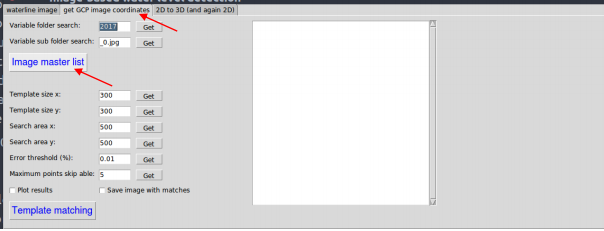
#> input picture img/cap1.PNG, 604 x 231 px
$ python -i cv_classes.py   (imports and definitions only)   (Python 2 division)   (older library calls are emulated)
#> lines starting #> are read from the running program, lines starting #| are printed output that depends on the picture
# Copyright (c) 2021, Fs-Agadir
# All rights reserved.

import os
from PIL import Image
import numpy as np
import pylab as plt
import cv2

import draw_classes as drw


#detect and match image features using algorithms from computer vision
#adapted source code from Jan Erik Solem
class featureDetectMatch:

    def __init__(self):
        pass

    #detect SIFT features using patented SIFT library from Lowe
    # [19 lines left out: functions process_image, read_features_from_file, not called in this run]

    #save detected features including descriptor to file
    def write_features_to_file(self, filename, locs, desc):
        '''Save feature location and descriptor to file.'''
        np.savetxt(filename, np.hstack((locs, desc)))

    #detect features using STAR detector
    # [174 lines left out: functions find_describe_STAR, match_DescriptorsBF, SiftMatchBF, SiftMatchFLANN, match_twosidedSift, not called in this run]

    #detect Harris corner features
    def HarrisCorners(self, image_file, kp_nbr=None, visualize=False, img_import=False):

#> called with image_file = 'img/cap1.PNG', visualize = False, img_import = False
        if img_import:
            image_gray = image_file
        else:
            image = cv2.imread(image_file)
#> image is the input picture: shape (231, 604, 3); mean B, G, R 220.1, 219.2, 219.4
            image_gray = cv2.cvtColor(image,cv2.COLOR_BGR2GRAY)

        image_gray = np.uint8(image_gray)

        '''detect Harris corners'''
        keypoints = cv2.cornerHarris(image_gray,2,3,0.04)
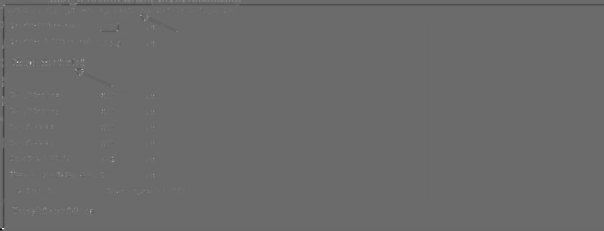
#> keypoints: shape (231, 604) float32; min -0.0158, max 0.0218, mean -1.76e-05; drawn with min black and max white
        keypoints = cv2.dilate(keypoints,None)
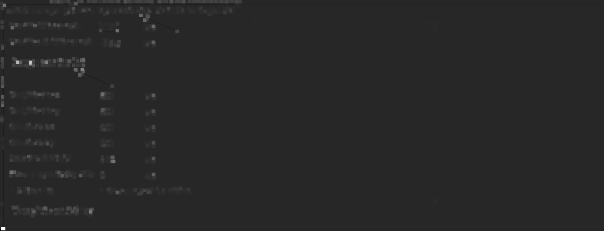
#> keypoints: shape (231, 604) float32; min -0.00397, max 0.0218, mean 0.000103; drawn with min black and max white

        #reduce keypoints to specific number
        thresh_kp_reduce = 0.01
        keypoints_prefilt = keypoints
        keypoints = np.argwhere(keypoints > thresh_kp_reduce * keypoints.max())
#> keypoints = 9813 pairs, first value 0 to 230, second value 0 to 436

        if not kp_nbr==None:
            keypoints_reduced = keypoints
            while len(keypoints_reduced) >= kp_nbr:
                thresh_kp_reduce = thresh_kp_reduce + 0.01
                keypoints_reduced = np.argwhere(keypoints_prefilt > thresh_kp_reduce * keypoints_prefilt.max())
        else:
            keypoints_reduced = keypoints
#> keypoints_reduced has the same summary as keypoints

        if visualize:
            drawing = drw.Drawing()
            drawing.plot_harris_points(image, keypoints_reduced)

#> (the run stopped early here; a loop or call above may not have finished)

$ run again, on img/cap3.PNG
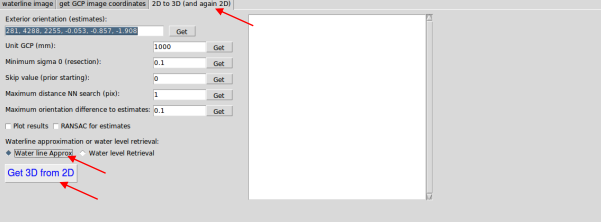
#> input picture img/cap3.PNG, 601 x 223 px
#> in HarrisCorners, image is the input picture: shape (223, 601, 3); mean B, G, R 222.9, 222.4, 222.7
#> in HarrisCorners, `keypoints = cv2.cornerHarris(image_gray,2,3,0.04)`:
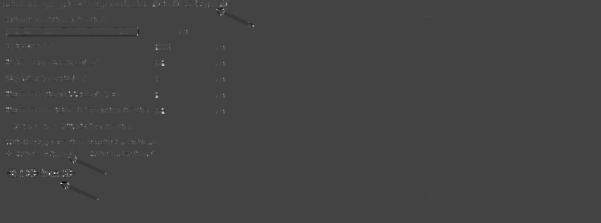
#> keypoints: shape (223, 601) float32; min -0.00523, max 0.0145, mean 2.01e-05; drawn with min black and max white
#> in HarrisCorners, `keypoints = cv2.dilate(keypoints,None)`:
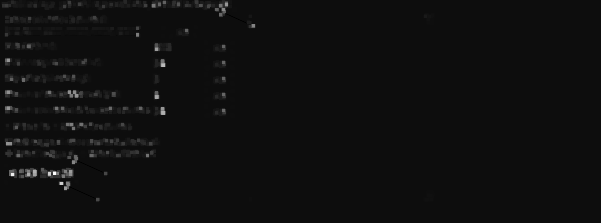
#> keypoints: shape (223, 601) float32; min -0.000839, max 0.0145, mean 0.000122; drawn with min black and max white
#> in HarrisCorners, `keypoints = np.argwhere(keypoints > thresh_kp_reduce * keypoints.max())`: keypoints = 11373 pairs, first value 0 to 201, second value 1 to 432
#> keypoints_reduced has the same summary as keypoints

$ run again, on img/cap4.PNG
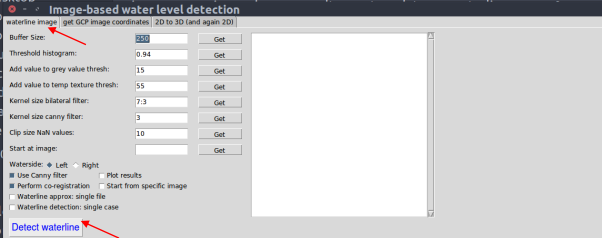
#> input picture img/cap4.PNG, 602 x 238 px
#> in HarrisCorners, image is the input picture: shape (238, 602, 3); mean B, G, R 212.3, 211.1, 211
#> in HarrisCorners, `keypoints = cv2.cornerHarris(image_gray,2,3,0.04)`:
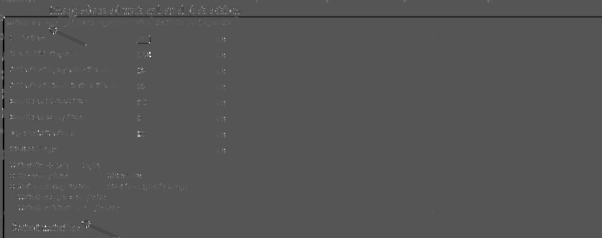
#> keypoints: shape (238, 602) float32; min -0.0068, max 0.0134, mean -6.93e-06; drawn with min black and max white
#> in HarrisCorners, `keypoints = cv2.dilate(keypoints,None)`:
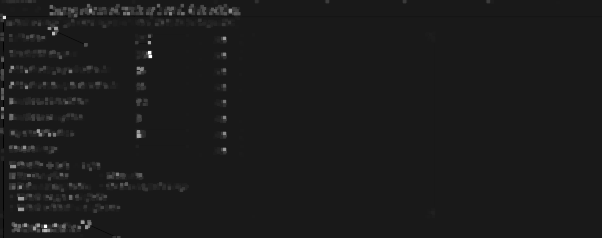
#> keypoints: shape (238, 602) float32; min -0.00147, max 0.0134, mean 0.000141; drawn with min black and max white
#> in HarrisCorners, `keypoints = np.argwhere(keypoints > thresh_kp_reduce * keypoints.max())`: keypoints = 14560 pairs, first value 0 to 237, second value 0 to 493
#> keypoints_reduced has the same summary as keypoints
